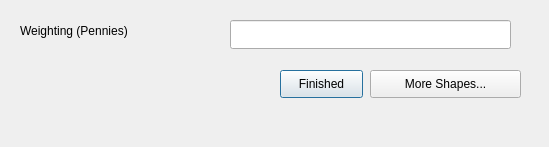
<ui version="4.0" >
 <author>Aaron Racicot</author>
 <class>NextPolygon</class>
 <widget class="QDialog" name="NextPolygon" >
  <property name="geometry" >
   <rect>
    <x>0</x>
    <y>0</y>
    <width>549</width>
    <height>147</height>
   </rect>
  </property>
  <property name="windowTitle" >
   <string>OpenOceanMap - Next Polygon</string>
  </property>
  <widget class="QLabel" name="label_1" >
   <property name="geometry" >
    <rect>
     <x>20</x>
     <y>20</y>
     <width>191</width>
     <height>21</height>
    </rect>
   </property>
   <property name="text" >
    <string>Weighting (Pennies)</string>
   </property>
  </widget>
  <widget class="QLineEdit" name="line_1" >
   <property name="enabled" >
    <bool>true</bool>
   </property>
   <property name="geometry" >
    <rect>
     <x>230</x>
     <y>20</y>
     <width>281</width>
     <height>29</height>
    </rect>
   </property>
   <property name="text" >
    <string/>
   </property>
  </widget>
  <widget class="QPushButton" name="pbnFinished" >
   <property name="geometry" >
    <rect>
     <x>280</x>
     <y>70</y>
     <width>83</width>
     <height>28</height>
    </rect>
   </property>
   <property name="text" >
    <string>Finished</string>
   </property>
  </widget>
  <widget class="QPushButton" name="pbnMoreShapes" >
   <property name="geometry" >
    <rect>
     <x>370</x>
     <y>70</y>
     <width>151</width>
     <height>28</height>
    </rect>
   </property>
   <property name="text" >
    <string>More Shapes...</string>
   </property>
  </widget>
 </widget>
 <resources/>
 <connections/>
</ui>
